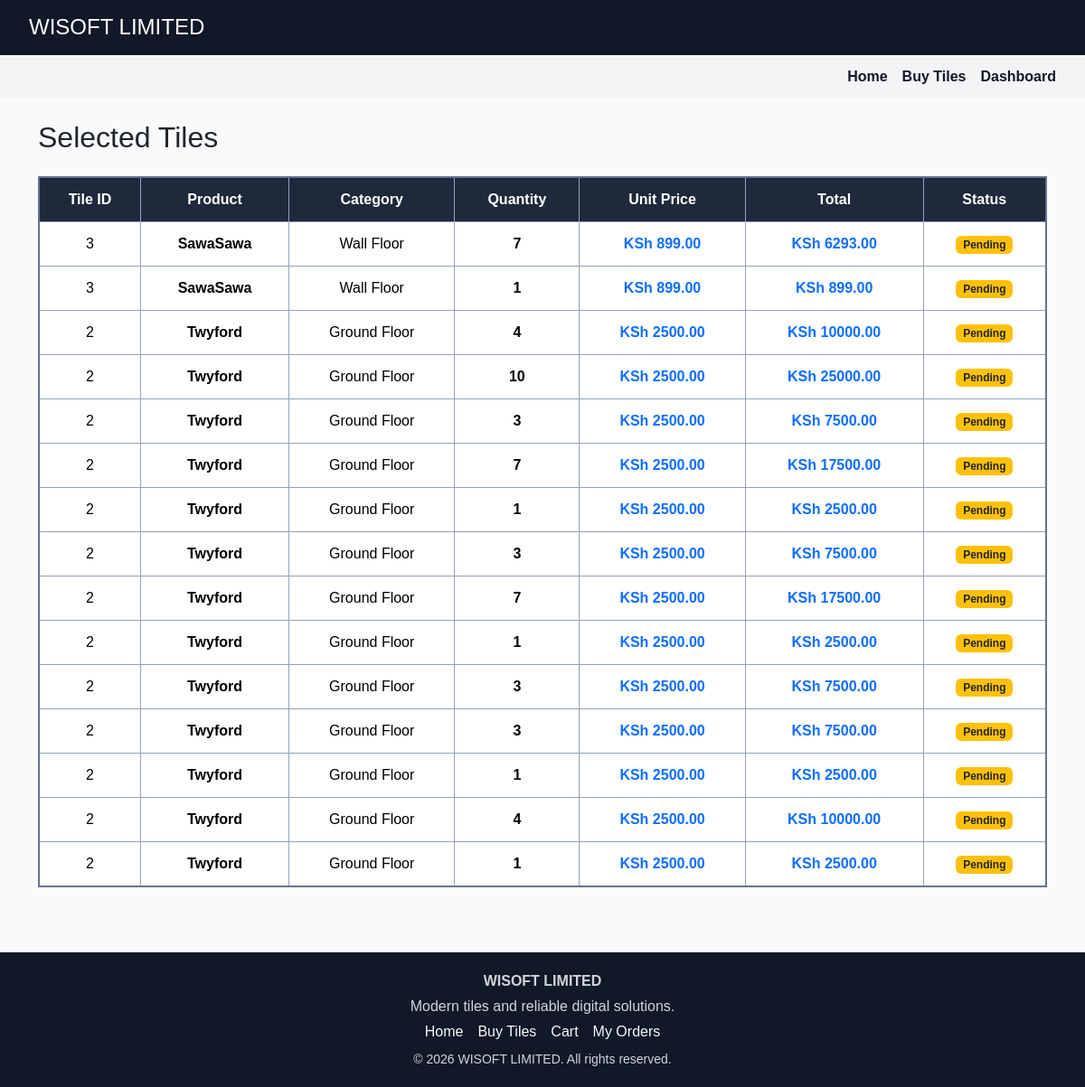
The app's page /order/ (signed in), older data.
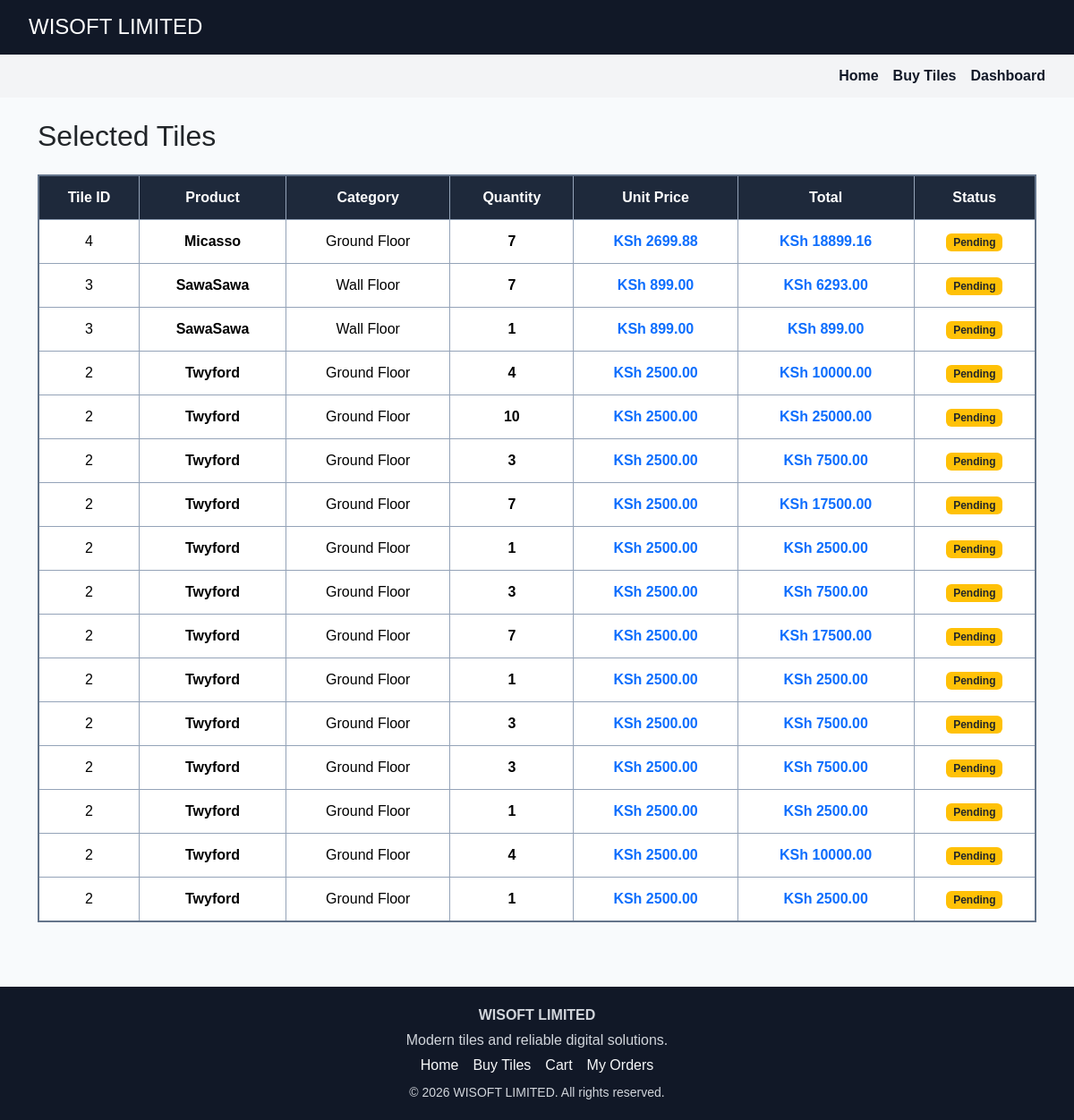
The same page, newer data.
### website/models.py (models this page shows, shortened)
class StockMovement(models.Model):
    IN = 'IN'
    OUT = 'OUT'
    TYPES = [(IN, 'Stock In'), (OUT, 'Stock Out')]
    product = models.ForeignKey(Product, on_delete=models.CASCADE)
    movement_type = models.CharField(max_length=3, choices=TYPES)
    quantity = models.IntegerField()
    note = models.CharField(max_length=255, blank=True)
    status = models.CharField(
        max_length=20,
        choices=[('PENDING', 'Pending'), ('APPROVED', 'Approved')],
        default='PENDING',
    )
    created_at = models.DateTimeField(auto_now_add=True)
    @property
    def total_amount(self):
        return self.product.price * self.quantity

class Product(models.Model):
    name = models.CharField(max_length=200)
    sku = models.CharField(max_length=50, unique=True)
    barcode = models.CharField(max_length=100, unique=True, blank=True, null=True)
    category = models.ForeignKey(Category, on_delete=models.SET_NULL, null=True)
    description = models.TextField(blank=True)
    price = models.DecimalField(max_digits=10, decimal_places=2)
    stock = models.IntegerField(default=0)
    low_stock_alert = models.IntegerField(default=5)
    image = models.ImageField(upload_to='products/', blank=True, null=True)
    created_at = models.DateTimeField(auto_now_add=True)

class Category(models.Model):
    name = models.CharField(max_length=100)

### website/views.py (the view, shortened to what this page needs)
# urls.py: path('order/', views.order, name='order'),
@login_required(login_url='signin')
def order(request):
    from django.urls import reverse
    from django.contrib import messages
    from .models import Product, StockMovement
    selected_product = None
    product_id = request.GET.get('product') or request.GET.get('tile') or request.POST.get('product')
    ordered_quantity = request.GET.get('quantity')
    try:
        ordered_quantity = int(ordered_quantity) if ordered_quantity else 1
    except (TypeError, ValueError):
        ordered_quantity = 1
    if product_id:
        selected_product = get_object_or_404(Product, id=product_id)
        request.session['selected_product_id'] = selected_product.id
    else:
        selected_product_id = request.session.get('selected_product_id')
        if selected_product_id:
            selected_product = Product.objects.filter(id=selected_product_id).first()
        if not selected_product:
            selected_product = Product.objects.order_by('-created_at').first()
    orders = StockMovement.objects.select_related('product').filter(
        movement_type='OUT'
    ).order_by('-created_at')
    return render(request, 'Order.html', {
        'selected_product': selected_product,
        'ordered_quantity': ordered_quantity,
        'selected_total': selected_product.price * ordered_quantity if selected_product else 0,
        'orders': orders,
    })

### templates/Order.html (shortened to what this page needs)
<!DOCTYPE html>
<html lang="en">
<head>
    <link href="https://cdn.jsdelivr.net/npm/bootstrap@5.3.3/dist/css/bootstrap.min.css" rel="stylesheet">
</head>
<body>
<header><h1 class="h4 mb-0">WISOFT LIMITED</h1></header>
<nav>
    <a href="{% url 'home' %}">Home</a>
    <a href="{% url 'buy' %}">Buy Tiles</a>
    <a href="{% url 'dashboard' %}">Dashboard</a>
</nav>
<main class="container py-4 flex-fill">
    {% if orders %}
    <h2 class="mb-4">Selected Tiles</h2>
    <div class="table-responsive mb-5">
        <table class="table table-bordered align-middle text-center selected-tile-sheet mb-0">
            <thead class="table-dark">
                <tr>
                    <th>Tile ID</th>
                    <th>Product</th>
                    <th>Category</th>
                    <th>Quantity</th>
                    <th>Unit Price</th>
                    <th>Total</th>
                    <th>Status</th>
                </tr>
            </thead>
            <tbody>
                {% for order in orders %}
                <tr>
                    <td>{{ order.product.id }}</td>
                    <td class="fw-bold">{{ order.product.name }}</td>
                    <td>{{ order.product.category.name|default:'Uncategorised' }}</td>
                    <td><strong>{{ order.quantity }}</strong></td>
                    <td class="text-primary fw-bold">KSh {{ order.product.price }}</td>
                    <td><strong class="text-primary">KSh {{ order.total_amount|floatformat:2 }}</strong></td>
                    <td>
                        {% if order.status == 'APPROVED' %}
                        <span class="badge bg-success">Approved</span>
                        {% else %}
                        <span class="badge bg-warning text-dark">Pending</span>
                        {% endif %}
                    </td>
                </tr>
                {% endfor %}
            </tbody>
        </table>
    </div>
    {% else %}
    <div class="alert alert-warning">Select tiles from the Buy page to view order details.</div>
    {% endif %}
</main>
<footer>
    <strong>WISOFT LIMITED</strong>
    <p class="mb-1 mt-1">Modern tiles and reliable digital solutions.</p>
    <div class="d-flex justify-content-center gap-3 flex-wrap">
        <a href="{% url 'home' %}" class="text-light text-decoration-none">Home</a>
        <a href="{% url 'buy' %}" class="text-light text-decoration-none">Buy Tiles</a>
        <a href="{% url 'cart' %}" class="text-light text-decoration-none">Cart</a>
        <a href="{% url 'my_orders' %}" class="text-light text-decoration-none">My Orders</a>
    </div>
    <p class="mb-0 mt-2 small">&copy; {% now "Y" %} WISOFT LIMITED. All rights reserved.</p>
</footer>
</body>
</html>

Row changes from the older to the newer data that the page shows:
added StockMovement: product.id "4", product.name "Micasso", product.category.name "Ground Floor", quantity "7", product.price "2699.88", total_amount "18899.16", status "Pending"
